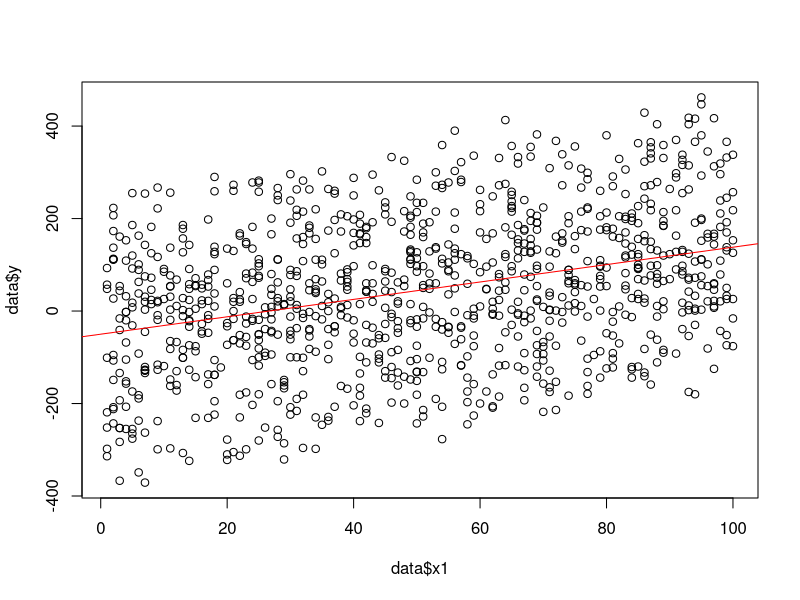

R code for this plot:
beta <- c(2,3,-4)
data <- data.frame(matrix(sample(1:100,3000,replace=T),ncol=3))
colnames(data) <- c("x1","x2","x3")

# y = X * beta
data$y <- c(as.matrix(data[,1:3])%*%beta)



# reduzierte regression
fit <- lm(y~x1,data=data)
summary(fit)
plot(data$x1,data$y)
abline(fit,col="red")



# volle regression
fit2 <- lm(y~.,data=data)
summary(fit2)




# mit fehler: y = X * beta + \epsilon
data$y <- c(as.matrix(data[,1:3])%*%beta+rnorm(1000,mean=0,sd=5))
fit3 <- lm(y~.,data=data)
summary(fit3)
